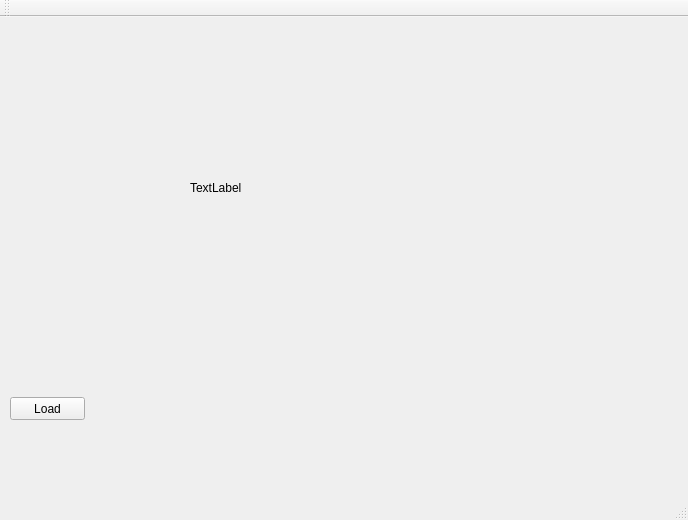
<?xml version="1.0" encoding="UTF-8"?>
<ui version="4.0">
 <class>PictureEditClass</class>
 <widget class="QMainWindow" name="PictureEditClass">
  <property name="geometry">
   <rect>
    <x>0</x>
    <y>0</y>
    <width>688</width>
    <height>520</height>
   </rect>
  </property>
  <property name="windowTitle">
   <string>PictureEdit</string>
  </property>
  <widget class="QWidget" name="centralWidget">
   <widget class="QLabel" name="label">
    <property name="geometry">
     <rect>
      <x>190</x>
      <y>0</y>
      <width>471</width>
      <height>341</height>
     </rect>
    </property>
    <property name="text">
     <string>TextLabel</string>
    </property>
   </widget>
   <widget class="QPushButton" name="pushButton">
    <property name="geometry">
     <rect>
      <x>10</x>
      <y>380</y>
      <width>75</width>
      <height>23</height>
     </rect>
    </property>
    <property name="text">
     <string>Load</string>
    </property>
   </widget>
  </widget>
  <widget class="QMenuBar" name="menuBar">
   <property name="geometry">
    <rect>
     <x>0</x>
     <y>0</y>
     <width>688</width>
     <height>23</height>
    </rect>
   </property>
  </widget>
  <widget class="QToolBar" name="mainToolBar">
   <attribute name="toolBarArea">
    <enum>TopToolBarArea</enum>
   </attribute>
   <attribute name="toolBarBreak">
    <bool>false</bool>
   </attribute>
  </widget>
  <widget class="QStatusBar" name="statusBar"/>
 </widget>
 <layoutdefault spacing="6" margin="11"/>
 <resources>
  <include location="pictureedit.qrc"/>
 </resources>
 <connections/>
</ui>
